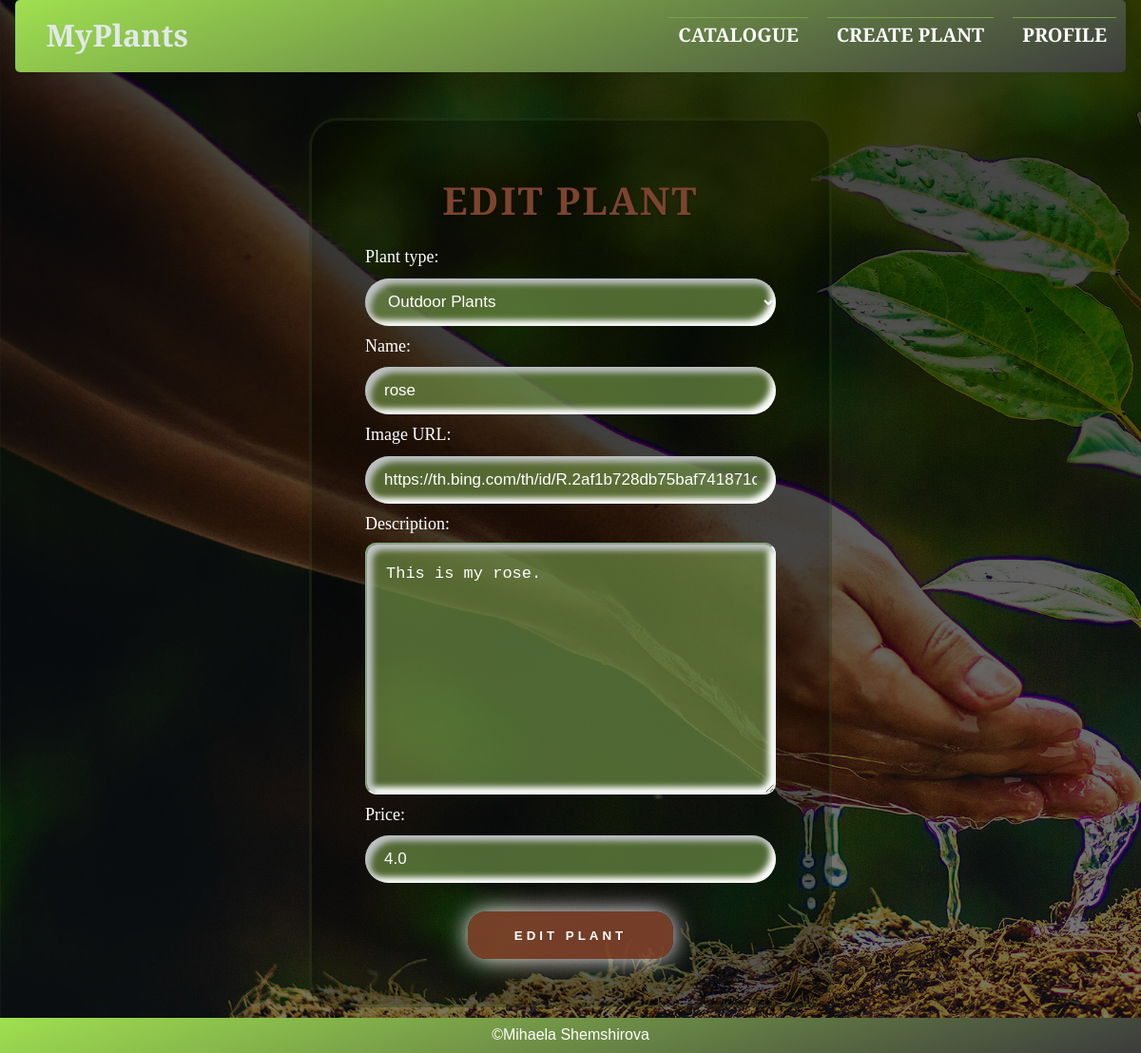
The app's page /edit/1/, older data.
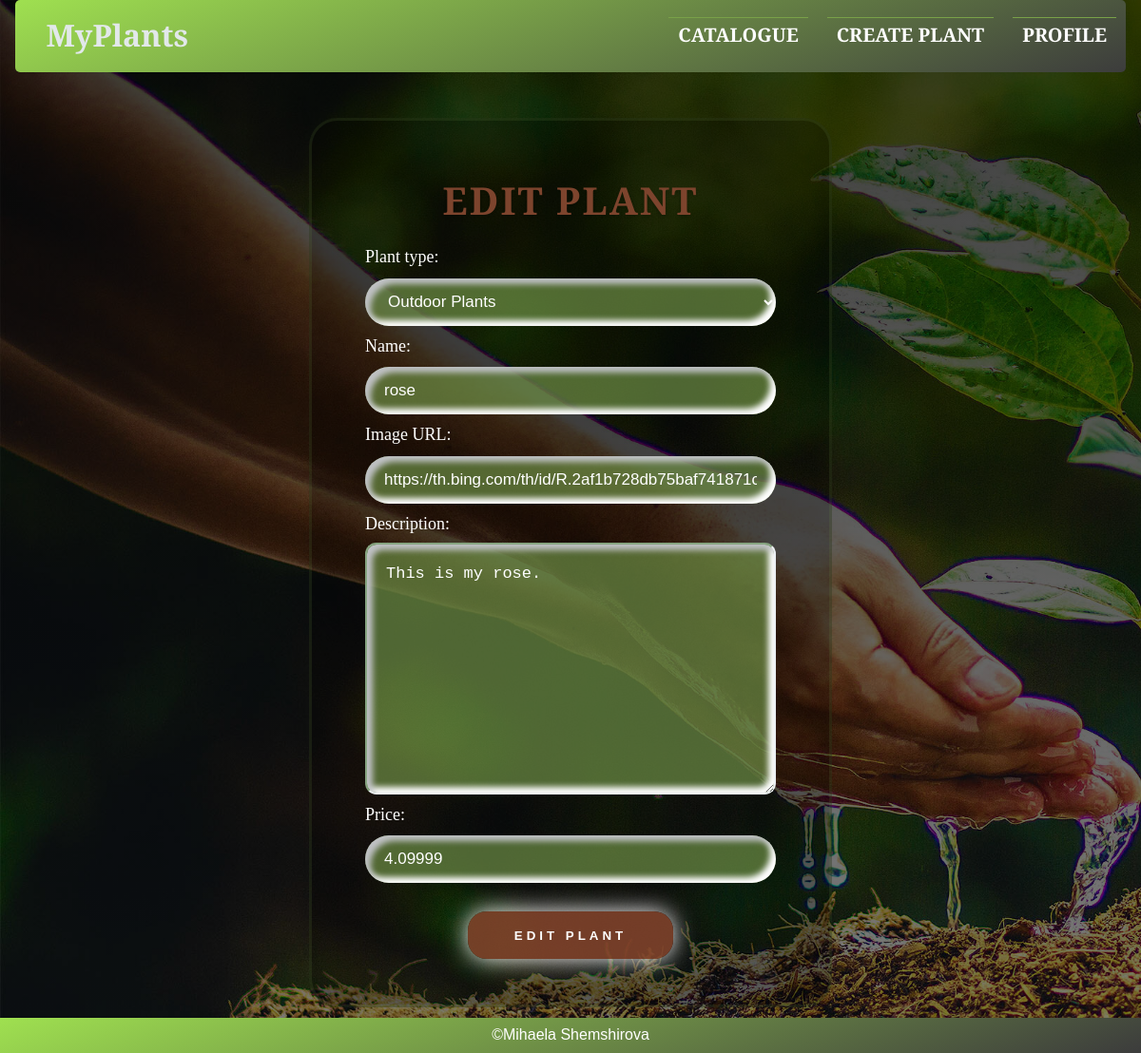
The same page, newer data.
### MyPlant/plants/models.py (models this page shows)
class Plant(models.Model):
    CHOICES = (
        ('Outdoor Plants', 'Outdoor Plants'),
        ('Indoor Plants', 'Indoor Plants')
    )
    plant_type = models.CharField(
        max_length=14,
        null=False,
        blank=False,
        choices=CHOICES
    )
    name = models.CharField(
        max_length=20,
        null=False,
        blank=False,
        validators=[MinLengthValidator(2), plant_name_only_letters]
    )
    image_url = models.URLField(
        null=False,
        blank=False,
    )
    description = models.TextField(
        null=False,
        blank=False,
    )
    price = models.FloatField(
        null=False,
        blank=False,
    )

### MyPlant/plants/views.py (the view)
# urls.py: path('edit/<int:pk>/', views.plant_edit, name='plant-edit'),
def plant_edit(request, pk):
    plant = Plant.objects.filter(pk=pk).get()
    form = PlantEditForm(request.POST or None, instance=plant)
    if form.is_valid():
        form.save()
        return redirect('catalogue')
    context = {
        'form': form,
        'plant': plant
    }
    return render(request, 'plants/edit-plant.html', context)

### MyPlant/plants/forms.py
class PlantEditForm(PlantBaseForm):
    pass

### MyPlant/plants/templatetags/custom_tags.py (called while the page is built)
@register.simple_tag
def get_profile():
    return Profile.objects.first()

### templates/plants/edit-plant.html (shortened to what this page needs)
{% extends 'base.html' %}
{% block content %}
    <section id="create-page" class="auth">
        <form id="create" method="post" action="{% url 'plant-edit' pk=plant.pk %}">
            <div class="container">
                <h1>Edit Plant</h1>
                {{ form }}
                <input class="btn submit" type="submit" value="Edit Plant">
            </div>
        </form>
    </section>
{% endblock %}

### templates/base.html (shortened to what this page needs)
{% load static %}
{% load custom_tags %}
{% get_profile as profile %}
<!DOCTYPE html>
<html lang="en">
<head>
    <link rel="stylesheet" href="{% static 'style/style.css' %}"/>
</head>
<body>
<div id="box">
    <header>
        <h1><a class="index-navigation" href="{% url 'index' %}">MyPlants</a></h1>
        <nav>
            {% if not profile %}
                <a href="{% url 'profile-create' %}">Create Profile</a>
            {% else %}
                <a href="{% url 'catalogue' %}">Catalogue</a>
                <a href="{% url 'plant-create' %}">Create Plant</a>
                <a href="{% url 'profile-details' %}">Profile</a>
            {% endif %}
        </nav>
    </header>
    {% block content %}
    {% endblock %}
    <footer>
        &copy;Mihaela Shemshirova
    </footer>
</div>
</body>
</html>

### static/style/forms.css (style rules this page uses)
#register-page, #create-page, #edit-page, #delete-page { position: relative; width: 550px; height: auto; background: rgba(0, 0, 0, 0.27); text-align: center: padding: 10px; border-radius: 30px; border: 3px solid #6e8e4626; }
.container { padding: 40px; }
.container > h1 { text-shadow: 0 2px 5px rgba(0, 0, 0, 0.3); color: #7d442d; text-transform: uppercase; margin-top: 10px; font-weight: 600; font-size: 2.5rem; text-align: center; letter-spacing: 2px; font-family: 'Cinzel', serif; margin-bottom: 14px; }
label, input, select, textarea { display: block; width: 100%; padding: 0; border: none; outline: none; box-sizing: border-box; color: white; }
label { margin-bottom: 8px; font-size: 18px; color: white; margin-top: 10px; font-family: Georgia, 'Times New Roman', Times, serif; }
label:nth-of-type(2) { margin-top: 10px; }
input[type="number"], input[type="password"], input[type="email"], input[type="text"], input[type="url"] { background: #6d8d46b5; padding: 20px 20px 20px 20px; height: 50px; margin-top: 10px; font-size: 17px; border-radius: 50px; box-shadow: inset 6px 6px 6px #c0c2c5, inset -6px -6px 6px white; }
select { background: #6d8d46b5; padding: 10px 20px 10px 20px; height: 50px; margin-top: 10px; font-size: 17px; border-radius: 50px; box-shadow: inset 6px 6px 6px #c0c2c5, inset -6px -6px 6px white; }
#id_description { background: #6d8d46b5; padding: 20px 20px 20px 20px; }
.btn { color: #fff; border: none; margin-top: 30px; font-weight: 600; height: 50px; text-transform: uppercase; letter-spacing: 4px; cursive: pointer; border-radius: 20px; transition: 0.5s; transition-property: box-shadow; }
.btn { background: #88472ed6;; box-shadow: 0 0 25px white; width: 50%; }
.container { text-align: left; margin-top: 0; }
textarea { width: 100%; min-width: 20vw; min-height: 7em; border: 2px solid #86a480; border-radius: 0.7em; font-size: 17px; border-bottom-color: #ecf0f3; background-color: #ecf0f3; border-right-color: #ecf0f3; margin-top: 7px; box-shadow: inset 6px 6px 6px #c0c2c5, inset -6px -6px 6px white; }

### static/style/main.css (style rules this page uses)
html { font-family: Arial, sans-serif; font-size: 16px; box-sizing: border-box; }
*, *::before, *::after { margin: 0 auto; padding: 0; box-sizing: inherit; line-height: 1.3; }
h1, h2, h4, h5, h6 { padding: 0.2em 1rem; }
p, div { margin: 0 1em 0.5em 1em; }
a { margin: 0.2em; text-decoration: none; font-weight: bold; color: inherit; }

### static/style/navigation.css (style rules this page uses)
body { background: linear-gradient(rgba(0, 0, 0, 0.76), rgba(0, 0, 0, 0.5)), url('../images/display.jpg'); background-attachment: fixed; background-size: cover; }
.auth { width: 100px; margin: 3em auto; }
header, footer { background-color: #02E34F; background-image: linear-gradient(160deg, #9FE050 0%, #3C3C3C 100%); width: 100%; overflow: hidden; color: white; }
.index-navigation { font-size: xx-large; font-family: 'Cinzel', serif; }
header { position: relative; padding: 10px; border-radius: 5px; }
header h1 { display: inline-block; color: #E2E8EA; margin-bottom: auto; }
header nav { font-size: x-large; font-family: 'Cinzel', serif; position: absolute; right: 0; bottom: 21px; }
header nav>* { float: left; }
footer { padding: 0.5em; width: 100%; position: fixed; left: 0; bottom: 0; text-align: center; }
nav a { margin: 0 0.5em; text-transform: uppercase; font-size: 20px; border-top: 1px solid #79A148; padding: 5px 10px 5px 10px; }

Row changes from the older to the newer data that the page shows:
changed Plant "Outdoor Plants": price "4.0" → "4.09999"
